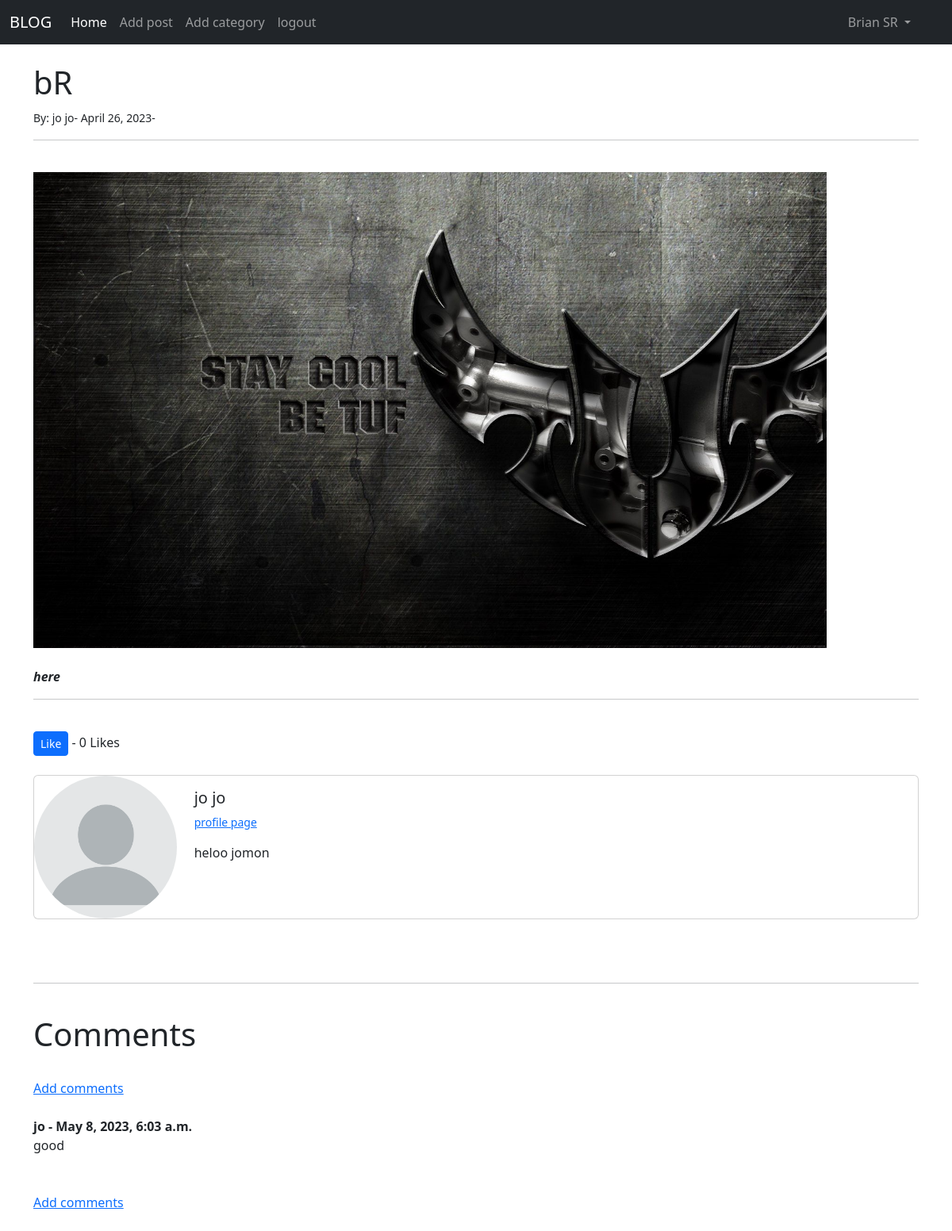
Screenshot of /blogapp/article/9 (signed in) with the database file from the repository.
### blogapp/models.py (models this page shows, shortened)
class post(models.Model):
    title = models.CharField(max_length=200)
    header_image = models.ImageField(null=True,blank=True,upload_to="images/")
    title_tag= models.CharField(max_length=200, default="blog!")
    author = models.ForeignKey(User,on_delete=models.CASCADE)
    body = RichTextField(blank=True,null=True)
    post_date = models.DateField(auto_now_add=True)
    category = models.CharField(max_length=200,default='coding')
    snippet = models.CharField(max_length=200)
    likes = models.ManyToManyField(User,related_name='blog_posts')
    def total_likes(self):
        return self.likes.count()

class Profile(models.Model):
    user = models.OneToOneField(User, null=True, on_delete=models.CASCADE)
    bio = models.TextField(null=True)
    profile_pic = models.ImageField(null=True,blank=True,upload_to="images/profile/")
    title = models.CharField(max_length=200,null=True,blank=True)
    website_url = models.CharField(max_length=200,null=True,blank=True)
    facebook_url = models.CharField(max_length=200,null=True,blank=True)
    twitter_url = models.CharField(max_length=200,null=True,blank=True)
    instagram_url = models.CharField(max_length=200,null=True,blank=True)
    pinterest_url = models.CharField(max_length=200,null=True,blank=True)

class Comment(models.Model):
    post = models.ForeignKey(post, related_name="comments",on_delete=models.CASCADE)
    name = models.CharField(max_length=255)
    body = models.TextField()
    date_added = models.DateTimeField(auto_now_add=True)

### blogapp/views.py (the view)
# urls.py: path('article/<int:pk>',ArticleDetailView.as_view(), name="Article-details"),
class ArticleDetailView(DetailView):
    model = post
    template_name = 'article_details.html'
    def get_context_data(self, *args, **kwargs):
        context = super(ArticleDetailView, self).get_context_data(*args, **kwargs)
        stuff = get_object_or_404(post,  id=self.kwargs['pk'])
        total_likes = stuff.total_likes()
        liked = False
        if stuff.likes.filter(id=self.request.user.id).exists():
            liked=True
        context["total_likes"] = total_likes
        context["liked"] =liked
        return context

### blogapp/templates/article_details.html (shortened to what this page needs)
  {% extends 'base.html' %}
  {% load static %}
  {% block content %}
  <h1>{{ post.title }}</h1>
<small>By: {{ post.author.first_name }}
    {{ post.author.last_name }}-
    {{ post.post_date }}-
</small><br/>
<hr>
<br/>
  {% if post.header_image %}
  <img src="{{ post.header_image.url}}" height="600" width="1000">
  {% endif %}
  <br/><br/>
{{ post.body | safe }}
  <hr>
  <form action="{% url 'like_post' post.pk %}"
        method="POST">
   {% if user.is_authenticated %}
      {% if liked %}
      <button type="submit", name="post_id", value="{{ post.id }}",
              class="btn btn-danger btn-sm ">Unlike</button>
      {% else %}
      <button type="submit", name="post_id", value="{{ post.id }}",
              class="btn btn-primary btn-sm">Like</button>
      {% endif %}
       {% else %}
    <small> <a href="{% url 'login' %}">login</a> to like</small>
      {% endif %}
      - {{ total_likes }} Likes
  </form>
  <br/>
  <div class="card mb-3" >
  <div class="row g-0">
    <div class="col-md-2">
      {% if  post.author.profile.profile_pic %}
      <img src="{{ post.author.profile.profile_pic.url  }}" width=180 height=180 class="img-fluid rounded-circle" alt="...">
     {% else %}
        <img src="{% static 'theblog/images/blank-profile-picture-g0163c29a8_1280.png' %}" width=180 height=180 class="img-fluid rounded-circle" alt="...">
    {% endif %}
    </div>
    <div class="col-md-10">
      <div class="card-body">
        <h5 class="card-title">
            {{ post.author.first_name }}
            {{ post.author.last_name }}</h5>
          <p class="small text-muted">
              <a href="{% url 'show_profile_page' post.author.profile.id %}">profile page</a>
               </p>
        <p class="card-text"> {{ post.author.profile.bio }}</p>
      </div>
    </div>
  </div>
</div>
    <br/>
  <br/>
<hr>
  <br/>
  <h1> Comments </h1>
  <br/>
  {% if not post.comments.all %}
   No Comments yet... <a href="{% url 'add_comment' post.pk %}">Add comments</a>
  {% else %}
   <a href="{% url 'add_comment' post.pk %}">Add comments</a>
  <br/>
  <br/>
  {% for comment in post.comments.all %}
         <strong>{{ comment.name }} -
         {{ comment.date_added }}
         </strong>
  <br/>
  {{ comment.body }}
  <br/><br/>
   {% endfor %}
  <br/>
    <a href="{% url 'add_comment' post.pk %}">Add comments</a>
  {% endif %}
  <br/>
  <br/>
    {% endblock %}

### blogapp/templates/base.html (shortened to what this page needs)
<!doctype html>
<html lang="en">
  <head>
    <link href="https://cdn.jsdelivr.net/npm/bootstrap@5.3.0-alpha3/dist/css/bootstrap.min.css" rel="stylesheet">
  </head>
  <body>
  <nav class="navbar navbar-expand-lg navbar-dark bg-dark">
  <div class="container-fluid">
    <a class="navbar-brand" href="{% url 'home' %}">BLOG</a>
    <div class="collapse navbar-collapse" id="navbarSupportedContent">
      <ul class="navbar-nav me-auto mb-2 mb-lg-0">
          <li class="nav-item">
          <a class="nav-link active" aria-current="page" href="{% url 'home' %}">Home</a>
        </li>
        {% if user.is_authenticated %}
         <li class="nav-item">
          <a class="nav-link" href="{% url 'add_post' %}">Add post</a>
        </li>
         <li class="nav-item">
          <a class="nav-link" href="{% url 'add_category' %}">Add category</a>
        </li>
         <li class="nav-item">
          <a class="nav-link" href="{% url 'logout' %}">logout</a>
        </li>
        {% else %}
          <li class="nav-item">
          <a class="nav-link" href="{% url 'register' %}">register</a>
        </li>
        <li class="nav-item">
          <a class="nav-link" href="{% url 'login' %}">login</a>
        {% endif %}
      </ul>
         {% if user.is_authenticated %}
        <ul class="navbar-nav ml-auto mb-2 mb-lg-0">
              <li class="nav-item dropdown">
          <a class="nav-link dropdown-toggle" href="#" role="button" data-bs-toggle="dropdown" aria-expanded="false">
            {{ user.first_name }}
              {{ user.last_name }}
          </a>
        </li>
          </ul>
            <ul/>
            {% endif %}
    </div>
  </div>
</nav>
  <br/>
    <div class="container">
  {% block content %}
   {% endblock %}
  </div>
  </body>
</html>

### rows the page displays
post: title "bR", author.first_name "jo", author.last_name "jo", post_date "April 26, 2023", header_image (picture), body "here", author.profile.bio "heloo jomon"
Comment: name "jo", date_added "May 8, 2023, 6:03 a.m.", body "good"

### other values shown
{{ user.first_name }} "Brian"
{{ user.last_name }} "SR"
{{ total_likes }} "0"
